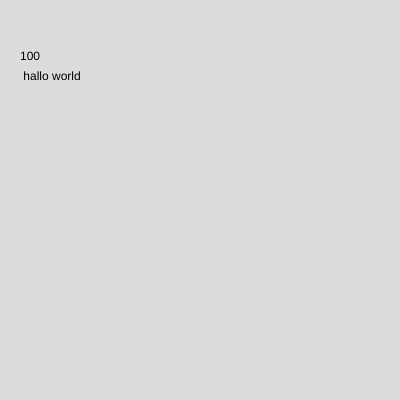
Frame 1 (no input)
Frame 60 (no input): identical to frame 1, image omitted
Frame 120 (the mouse pressed at the canvas centre since frame 60): identical to frame 1, image omitted

The p5.js sketch that drew this single still picture (run headless with seeded random() and noise() and a simulated clock; from frame 60 on, the mouse is pressed at the canvas centre):

// p5.js sketch
// ── sketch.js

let  x = 100;
let greeting =" hallo world "


function setup() {
  createCanvas(400, 400);
}

function draw() {
  background(220,);
text(x, 20, 60)
text (greeting, 20, 80)
}
